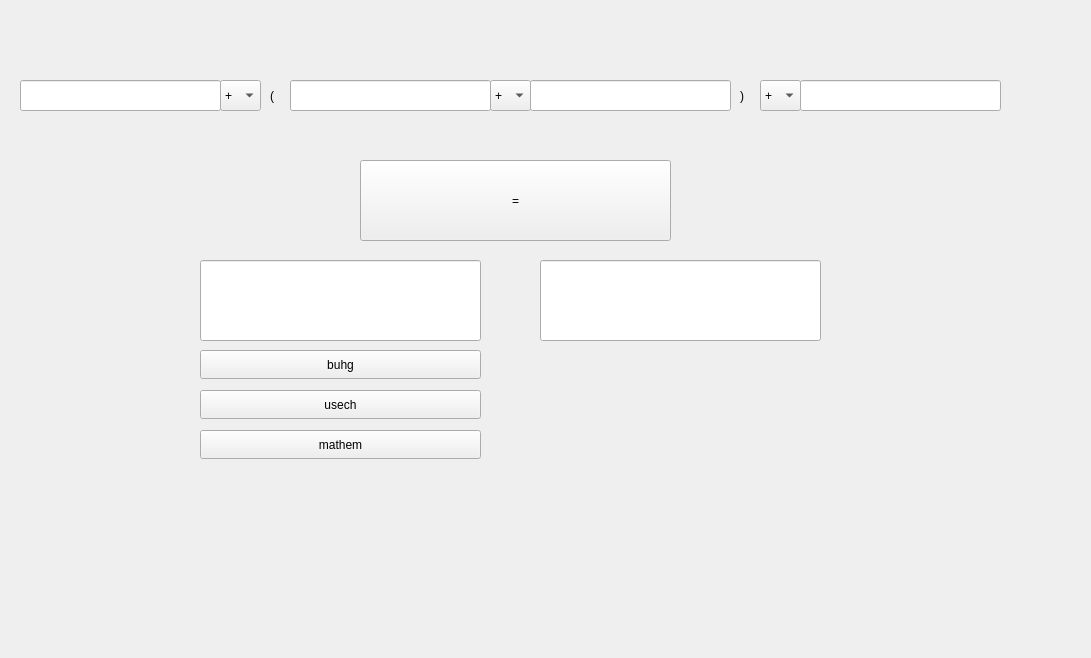
<?xml version="1.0" encoding="UTF-8"?>
<ui version="4.0">
 <class>MainWindow</class>
 <widget class="QMainWindow" name="MainWindow">
  <property name="geometry">
   <rect>
    <x>0</x>
    <y>0</y>
    <width>1091</width>
    <height>658</height>
   </rect>
  </property>
  <property name="windowTitle">
   <string>hello attempt</string>
  </property>
  <widget class="QWidget" name="centralwidget">
   <widget class="QPushButton" name="eqButton">
    <property name="geometry">
     <rect>
      <x>360</x>
      <y>160</y>
      <width>311</width>
      <height>81</height>
     </rect>
    </property>
    <property name="text">
     <string>=</string>
    </property>
   </widget>
   <widget class="QLineEdit" name="r_num2">
    <property name="geometry">
     <rect>
      <x>290</x>
      <y>80</y>
      <width>201</width>
      <height>31</height>
     </rect>
    </property>
   </widget>
   <widget class="QLineEdit" name="r_num3">
    <property name="geometry">
     <rect>
      <x>530</x>
      <y>80</y>
      <width>201</width>
      <height>31</height>
     </rect>
    </property>
    <property name="text">
     <string/>
    </property>
   </widget>
   <widget class="QComboBox" name="znak2">
    <property name="geometry">
     <rect>
      <x>490</x>
      <y>80</y>
      <width>41</width>
      <height>31</height>
     </rect>
    </property>
    <item>
     <property name="text">
      <string>+</string>
     </property>
    </item>
    <item>
     <property name="text">
      <string>-</string>
     </property>
    </item>
    <item>
     <property name="text">
      <string>*</string>
     </property>
    </item>
    <item>
     <property name="text">
      <string>/</string>
     </property>
    </item>
   </widget>
   <widget class="QLineEdit" name="rezLabel1">
    <property name="geometry">
     <rect>
      <x>200</x>
      <y>260</y>
      <width>281</width>
      <height>81</height>
     </rect>
    </property>
    <property name="readOnly">
     <bool>true</bool>
    </property>
   </widget>
   <widget class="QLineEdit" name="rezLabel2">
    <property name="geometry">
     <rect>
      <x>540</x>
      <y>260</y>
      <width>281</width>
      <height>81</height>
     </rect>
    </property>
    <property name="readOnly">
     <bool>true</bool>
    </property>
   </widget>
   <widget class="QPushButton" name="butBuhg">
    <property name="geometry">
     <rect>
      <x>200</x>
      <y>350</y>
      <width>281</width>
      <height>29</height>
     </rect>
    </property>
    <property name="text">
     <string>buhg</string>
    </property>
   </widget>
   <widget class="QPushButton" name="butUsec">
    <property name="geometry">
     <rect>
      <x>200</x>
      <y>390</y>
      <width>281</width>
      <height>29</height>
     </rect>
    </property>
    <property name="text">
     <string>usech</string>
    </property>
   </widget>
   <widget class="QPushButton" name="butMath">
    <property name="geometry">
     <rect>
      <x>200</x>
      <y>430</y>
      <width>281</width>
      <height>29</height>
     </rect>
    </property>
    <property name="text">
     <string>mathem</string>
    </property>
   </widget>
   <widget class="QLineEdit" name="r_num4">
    <property name="geometry">
     <rect>
      <x>800</x>
      <y>80</y>
      <width>201</width>
      <height>31</height>
     </rect>
    </property>
   </widget>
   <widget class="QLineEdit" name="r_num1">
    <property name="geometry">
     <rect>
      <x>20</x>
      <y>80</y>
      <width>201</width>
      <height>31</height>
     </rect>
    </property>
   </widget>
   <widget class="QComboBox" name="znak3">
    <property name="geometry">
     <rect>
      <x>760</x>
      <y>80</y>
      <width>41</width>
      <height>31</height>
     </rect>
    </property>
    <item>
     <property name="text">
      <string>+</string>
     </property>
    </item>
    <item>
     <property name="text">
      <string>-</string>
     </property>
    </item>
    <item>
     <property name="text">
      <string>*</string>
     </property>
    </item>
    <item>
     <property name="text">
      <string>/</string>
     </property>
    </item>
   </widget>
   <widget class="QComboBox" name="znak1">
    <property name="geometry">
     <rect>
      <x>220</x>
      <y>80</y>
      <width>41</width>
      <height>31</height>
     </rect>
    </property>
    <item>
     <property name="text">
      <string>+</string>
     </property>
    </item>
    <item>
     <property name="text">
      <string>-</string>
     </property>
    </item>
    <item>
     <property name="text">
      <string>*</string>
     </property>
    </item>
    <item>
     <property name="text">
      <string>/</string>
     </property>
    </item>
   </widget>
   <widget class="QLabel" name="label">
    <property name="geometry">
     <rect>
      <x>270</x>
      <y>80</y>
      <width>71</width>
      <height>31</height>
     </rect>
    </property>
    <property name="text">
     <string>(</string>
    </property>
   </widget>
   <widget class="QLabel" name="label_2">
    <property name="geometry">
     <rect>
      <x>740</x>
      <y>80</y>
      <width>21</width>
      <height>31</height>
     </rect>
    </property>
    <property name="text">
     <string>)</string>
    </property>
   </widget>
  </widget>
 </widget>
 <resources/>
 <connections/>
</ui>
